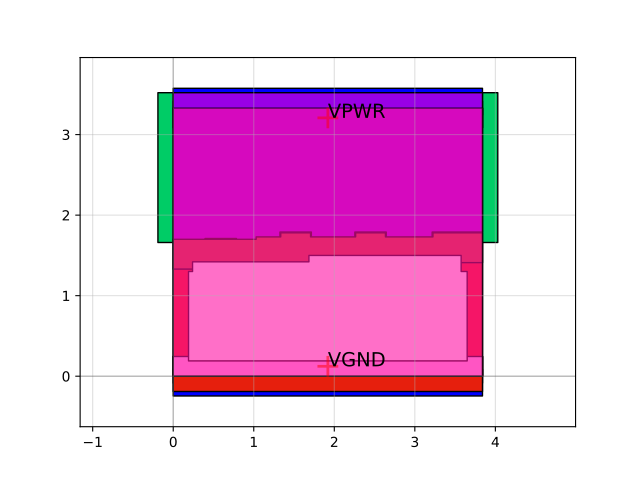

Source code (Python):
import sky130

c = sky130.components.sky130_fd_sc_hs__maj3_1()
c.plot()
